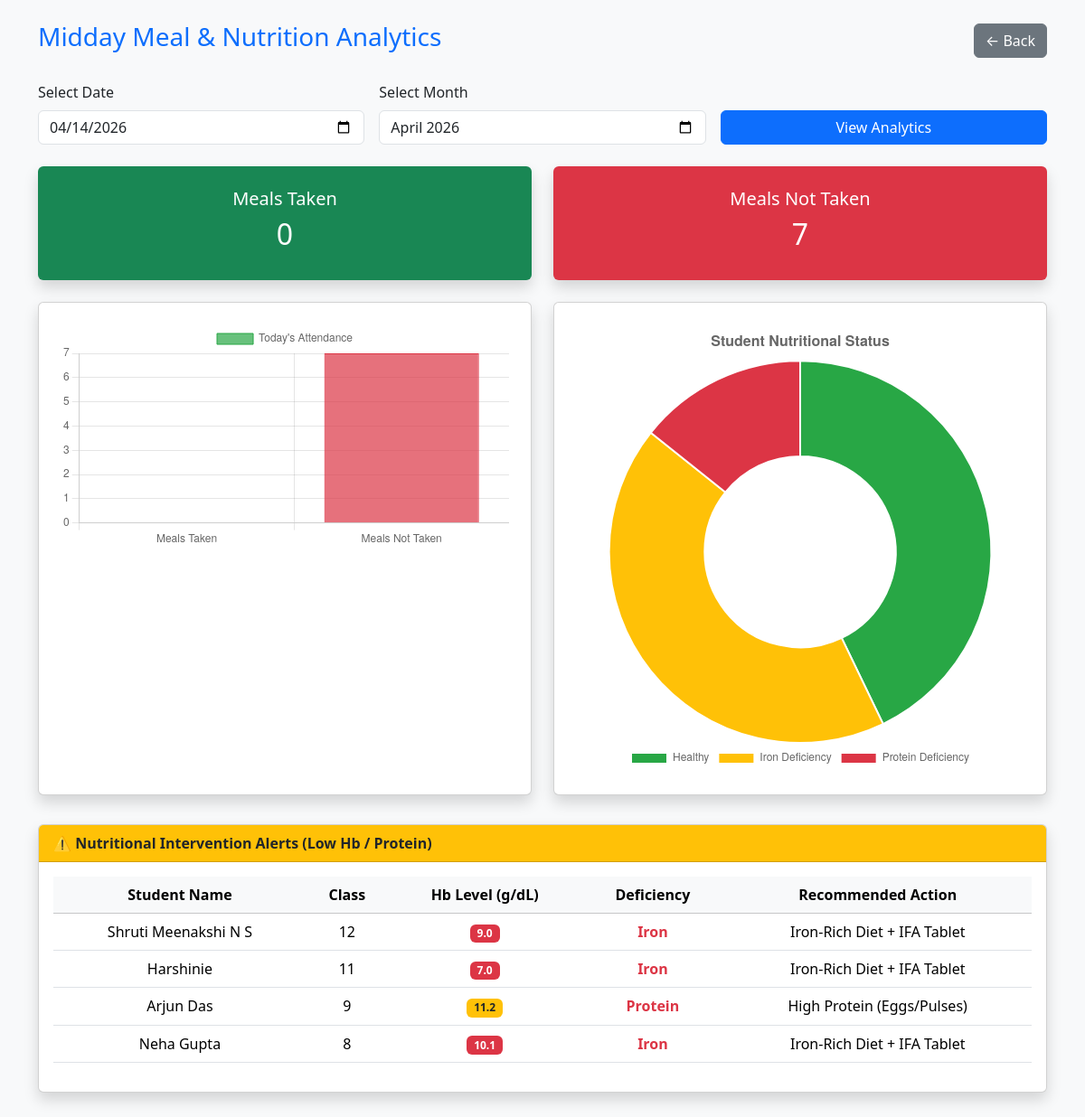
Screenshot of /analytics (signed in) with the database file from the repository.
### tables this page shows
CREATE TABLE student_health (
            id INTEGER PRIMARY KEY AUTOINCREMENT,
            student_id INTEGER,
            height REAL,
            weight REAL,
            hemoglobin REAL,
            bmi REAL,
            bmi_status TEXT,
            deficiency TEXT,
            FOREIGN KEY(student_id) REFERENCES students(id)
        );

CREATE TABLE students (
            id INTEGER PRIMARY KEY AUTOINCREMENT,
            name TEXT NOT NULL,
            student_class TEXT NOT NULL,
            section TEXT NOT NULL,
            qr_code TEXT,
            is_active INTEGER DEFAULT 1
        );

### app.py (the view)
@app.route("/analytics")
@login_required
@admin_required
def analytics():
    conn = get_db()
    cursor = conn.cursor()
    selected_date = request.args.get("date")
    selected_month = request.args.get("month")
    if not selected_date:
        selected_date = datetime.now().strftime("%Y-%m-%d")
    if not selected_month:
        selected_month = datetime.now().strftime("%Y-%m")
    cursor.execute("SELECT COUNT(*) FROM students WHERE is_active=1")
    total_students = cursor.fetchone()[0]
    cursor.execute("""
        SELECT COUNT(DISTINCT m.student_id)
        FROM meal_records m
        JOIN students s ON s.id = m.student_id
        WHERE m.date = ?
          AND s.is_active = 1
    """, (selected_date,))
    meals_taken_result = cursor.fetchone()
    meals_taken = meals_taken_result[0] if meals_taken_result else 0
    not_taken = max(0, total_students - meals_taken)
    cursor.execute("SELECT COUNT(*) FROM student_health WHERE deficiency LIKE '%Iron%'")
    iron_count = cursor.fetchone()[0]
    cursor.execute("SELECT COUNT(*) FROM student_health WHERE deficiency LIKE '%Protein%'")
    protein_count = cursor.fetchone()[0]
    cursor.execute("SELECT COUNT(*) FROM student_health WHERE deficiency='None'")
    healthy_count = cursor.fetchone()[0]
    cursor.execute("""
        SELECT s.name, s.student_class, h.hemoglobin, h.deficiency
        FROM students s
        JOIN student_health h ON s.id = h.student_id
        WHERE h.deficiency != 'None' AND s.is_active = 1
    """)
    health_alerts = cursor.fetchall()
    conn.close()
    return render_template(
        "analytics.html",
        total_students=total_students,
        meals_taken=meals_taken,
        not_taken=not_taken,
        selected_date=selected_date,
        selected_month=selected_month,
        iron_count=iron_count,
        protein_count=protein_count,
        healthy_count=healthy_count,
        health_alerts=health_alerts
    )

### app.py (called while the page is built)
def get_db():
    conn = sqlite3.connect(DATABASE)
    conn.execute("PRAGMA foreign_keys = ON")
    return conn

def login_required(f):
    @wraps(f)
    def wrapper(*args, **kwargs):
        if "user_id" not in session:
            flash("Please login first", "warning")
            return redirect(url_for("login"))
        return f(*args, **kwargs)
    return wrapper

def admin_required(f):
    @wraps(f)
    def wrapper(*args, **kwargs):
        if session.get("role") != "admin":
            flash("Admin access only!", "danger")
            return redirect(url_for("staff_dashboard"))
        return f(*args, **kwargs)
    return wrapper

### templates/analytics.html (shortened to what this page needs)
<!DOCTYPE html>
<html>
<head>
    <link href="https://cdn.jsdelivr.net/npm/bootstrap@5.3.2/dist/css/bootstrap.min.css" rel="stylesheet">
</head>
<body class="bg-light">
    <div class="container mt-4">
        <div class="d-flex justify-content-between align-items-center mb-4">
            <h3 class="text-primary">Midday Meal & Nutrition Analytics</h3>
            <a href="/dashboard" class="btn btn-secondary">← Back</a>
        </div>
        <form method="GET" class="row g-3 mb-4">
            <div class="col-md-4">
                <label class="form-label">Select Date</label>
                <input type="date" name="date" class="form-control" value="{{ selected_date }}">
            </div>
            <div class="col-md-4">
                <label class="form-label">Select Month</label>
                <input type="month" name="month" class="form-control" value="{{ selected_month }}">
            </div>
            <div class="col-md-4 d-flex align-items-end">
                <button type="submit" class="btn btn-primary w-100">View Analytics</button>
            </div>
        </form>
        <div class="row text-center mb-4">
            <div class="col-md-6">
                <a href="/meals_taken?date={{ selected_date }}" class="text-decoration-none">
                    <div class="card shadow p-4 bg-success text-white border-0">
                        <h5>Meals Taken</h5>
                        <h2>{{ meals_taken }}</h2>
                    </div>
                </a>
            </div>
            <div class="col-md-6">
                <a href="/meals_not_taken?date={{ selected_date }}" class="text-decoration-none">
                    <div class="card shadow p-4 bg-danger text-white border-0">
                        <h5>Meals Not Taken</h5>
                        <h2>{{ not_taken }}</h2>
                    </div>
                </a>
            </div>
        </div>
        <div class="row">
            <div class="col-md-6 mb-4">
                <div class="card shadow p-4 h-100">
                    <canvas id="mealChart"></canvas>
                </div>
            </div>
            <div class="col-md-6 mb-4">
                <div class="card shadow p-4 h-100">
                    <canvas id="healthChart"></canvas>
                </div>
            </div>
        </div>
        <div class="card shadow mt-2 mb-5">
            <div class="card-header bg-warning text-dark fw-bold">
                ⚠️ Nutritional Intervention Alerts (Low Hb / Protein)
            </div>
            <div class="card-body">
                <div class="table-responsive">
                    <table class="table table-hover text-center">
                        <thead class="table-light">
                            <tr>
                                <th>Student Name</th>
                                <th>Class</th>
                                <th>Hb Level (g/dL)</th>
                                <th>Deficiency</th>
                                <th>Recommended Action</th>
                            </tr>
                        </thead>
                        <tbody>
                            {% for alert in health_alerts %}
                            <tr>
                                <td>{{ alert[0] }}</td>
                                <td>{{ alert[1] }}</td>
                                <td>
                                    <span class="badge {% if alert[2] < 11 %}bg-danger{% else %}bg-warning text-dark{% endif %}">
                                        {{ alert[2] }}
                                    </span>
                                </td>
                                <td><b class="text-danger">{{ alert[3] }}</b></td>
                                <td>
                                    {% if 'Iron' in alert[3] and 'Protein' in alert[3] %}
                                    <span class="text-danger fw-bold">Critical: High Protein Diet + IFA Tablet</span>
                                    {% elif 'Iron' in alert[3] %}
                                    Iron-Rich Diet + IFA Tablet
                                    {% elif 'Protein' in alert[3] %}
                                    High Protein (Eggs/Pulses)
                                    {% else %}
                                    Standard Nutrition Plan
                                    {% endif %}
                                </td>
                                </tr>
                            {% else %}
                            <tr>
                                <td colspan="5" class="text-muted">No critical deficiencies detected.</td>
                            </tr>
                            {% endfor %}
                        </tbody>
                    </table>
                </div>
            </div>
        </div>
    </div>
    <script>
        document.addEventListener("DOMContentLoaded", function () {
            const mealsTaken = Number("{{ meals_taken }}");
            const notTaken = Number("{{ not_taken }}");
            const healthyCount = Number("{{ healthy_count }}");
            const ironCount = Number("{{ iron_count }}");
            const proteinCount = Number("{{ protein_count }}");
            // --- 1. MEAL ATTENDANCE CHART ---
            const ctxMeal = document.getElementById("mealChart").getContext("2d");
            new Chart(ctxMeal, {
                type: "bar",
                data: {
                    labels: ["Meals Taken", "Meals Not Taken"],
                    datasets: [{
                        label: "Today's Attendance",
                        data: [mealsTaken, notTaken],
                        backgroundColor: ["rgba(40, 167, 69, 0.7)", "rgba(220, 53, 69, 0.7)"],
                        borderColor: ["rgba(40, 167, 69, 1)", "rgba(220, 53, 69, 1)"],
                        borderWidth: 1
                    }]
                },
                options: {
                    responsive: true,
                    scales: { y: { beginAtZero: true, ticks: { precision: 0 } } }
                }
            });
            // --- 2. NUTRITION MONITORING CHART ---
            const ctxHealth = document.getElementById("healthChart").getContext("2d");
            new Chart(ctxHealth, {
                type: "doughnut",
                data: {
                    labels: ["Healthy", "Iron Deficiency", "Protein Deficiency"],
                    datasets: [{
                        data: [healthyCount, ironCount, proteinCount],
                        backgroundColor: ["#28a745", "#ffc107", "#dc3545"],
                        hoverOffset: 10
                    }]
                },
                options: {
                    responsive: true,
                    plugins: {
                        legend: { position: 'bottom' },
                        title: { display: true, text: 'Student Nutritional Status', font: { size: 16 } }
                    }
                }
            });
        });
    </script>
</body>
</html>

### rows the page displays
student_health: name "Shruti Meenakshi N S", student_class "12", hemoglobin "9.0", deficiency "Iron", shows "Iron-Rich Diet + IFA Tablet"
student_health: name "Harshinie", student_class "11", hemoglobin "7.0", deficiency "Iron", shows "Iron-Rich Diet + IFA Tablet"
student_health: name "Arjun Das", student_class "9", hemoglobin "11.2", deficiency "Protein", shows "High Protein (Eggs/Pulses)"
student_health: name "Neha Gupta", student_class "8", hemoglobin "10.1", deficiency "Iron", shows "Iron-Rich Diet + IFA Tablet"

### other values shown
{{ meals_taken }} "0"
{{ not_taken }} "7"
chart data {{ meals_taken }} 0
chart data {{ not_taken }} 7
chart data {{ healthy_count }} 3
chart data {{ iron_count }} 3
